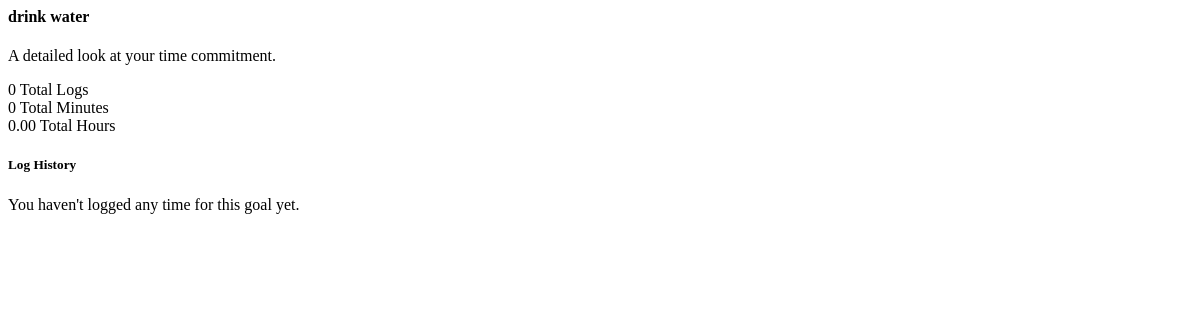
Page /dashboard/goals/1/reflection/ (signed in) on the earlier database version.
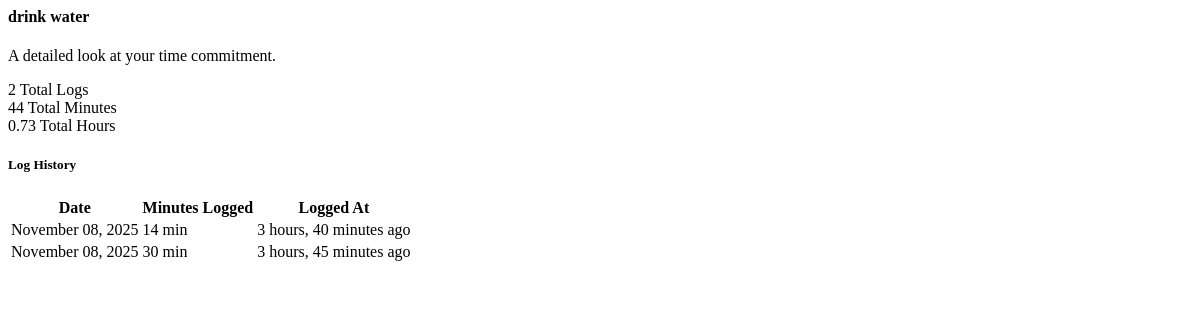
Same page on the later database version.
### dashboard/models.py (models this page shows, shortened)
class TimeLog(models.Model):
    goal = models.ForeignKey(
        Goal,
        on_delete=models.CASCADE,
        related_name='time_logs'
    )
    user = models.ForeignKey(
        settings.AUTH_USER_MODEL,
        on_delete=models.CASCADE,
        related_name='time_logs'
    )
    log_date = models.DateField()
    minutes = models.IntegerField(help_text="Time spent in minutes for this log")
    created_at = models.DateTimeField(auto_now_add=True)

### dashboard/views.py (the view)
# urls.py: path('goals/<int:goal_id>/reflection/', views.goal_reflection_fragment, name='goal_reflection_fragment'),
@login_required
def goal_reflection_fragment(request, goal_id):
    goal = get_object_or_404(Goal, id=goal_id, user=request.user)
    time_logs = goal.time_logs.all().order_by('-log_date', '-created_at')
    total_logs = time_logs.count()
    total_minutes = sum(log.minutes for log in time_logs)
    total_hours = total_minutes / 60.0
    context = {
        'goal': goal,
        'time_logs': time_logs,
        'total_logs': total_logs,
        'total_minutes': total_minutes,
        'total_hours': total_hours,
    }
    return render(request, 'dashboard/fragments/goal_reflection_fragment.html', context)

### templates/dashboard/fragments/goal_reflection_fragment.html (shortened to what this page needs)
<div class="reflection-content">
    <h4 class="text-2xl font-bold text-gray-900 mb-2">{{ goal.title }}</h4>
    <p class="text-sm text-gray-600 mb-6">A detailed look at your time commitment.</p>
    <div class="grid grid-cols-1 md:grid-cols-3 gap-4 mb-6">
        <div class="p-4 bg-indigo-50 rounded-lg text-center shadow-sm">
            <span class="block text-2xl font-bold text-indigo-700">{{ total_logs }}</span>
            <span class="text-sm font-medium text-indigo-600">Total Logs</span>
        </div>
        <div class="p-4 bg-green-50 rounded-lg text-center shadow-sm">
            <span class="block text-2xl font-bold text-green-700">{{ total_minutes }}</span>
            <span class="text-sm font-medium text-green-600">Total Minutes</span>
        </div>
        <div class="p-4 bg-blue-50 rounded-lg text-center shadow-sm">
            <span class="block text-2xl font-bold text-blue-700">{{ total_hours|floatformat:2 }}</span>
            <span class="text-sm font-medium text-blue-600">Total Hours</span>
        </div>
    </div>
    <h5 class="text-lg font-semibold text-gray-800 mb-3">Log History</h5>
    {% if time_logs %}
        <div class="overflow-y-auto max-h-80 border border-gray-200 rounded-lg">
            <table class="min-w-full divide-y divide-gray-200">
                <thead class="bg-gray-50 sticky top-0">
                    <tr>
                        <th scope="col" class="px-6 py-3 text-left text-xs font-medium text-gray-500 uppercase tracking-wider">
                            Date
                        </th>
                        <th scope="col" class="px-6 py-3 text-left text-xs font-medium text-gray-500 uppercase tracking-wider">
                            Minutes Logged
                        </th>
                        <th scope="col" class="px-6 py-3 text-left text-xs font-medium text-gray-500 uppercase tracking-wider">
                            Logged At
                        </th>
                    </tr>
                </thead>
                <tbody class="bg-white divide-y divide-gray-200">
                    {% for log in time_logs %}
                        <tr>
                            <td class="px-6 py-4 whitespace-nowrap text-sm font-medium text-gray-900">
                                {{ log.log_date|date:"F d, Y" }}
                            </td>
                            <td class="px-6 py-4 whitespace-nowrap text-sm text-gray-700">
                                {{ log.minutes }} min
                            </td>
                            <td class="px-6 py-4 whitespace-nowrap text-sm text-gray-500" title="{{ log.created_at|date:"F d, Y, P" }}">
                                {{ log.created_at|timesince }} ago
                            </td>
                        </tr>
                    {% empty %}
                        <tr>
                            <td colspan="3" class="px-6 py-4 text-center text-gray-500">
                                No logs found.
                            </td>
                        </tr>
                    {% endfor %}
                </tbody>
            </table>
        </div>
    {% else %}
        <div class="p-4 text-center bg-gray-50 rounded-lg border border-gray-200">
            <p class="text-gray-600">You haven't logged any time for this goal yet.</p>
        </div>
    {% endif %}
</div>

Differences in the rows shown:
added TimeLog: log_date "November 08, 2025", minutes "14", created_at "3 hours, 40 minutes"
added TimeLog: log_date "November 08, 2025", minutes "30", created_at "3 hours, 45 minutes"
Other differences:
{{ total_logs }}: "0" → "2"
{{ total_minutes }}: "0" → "44"
{{ total_hours|floatformat:2 }}: "0.00" → "0.73"
text no longer shown: "You haven't logged any time for this goal yet."
text now shown: "Date Minutes Logged Logged At"
